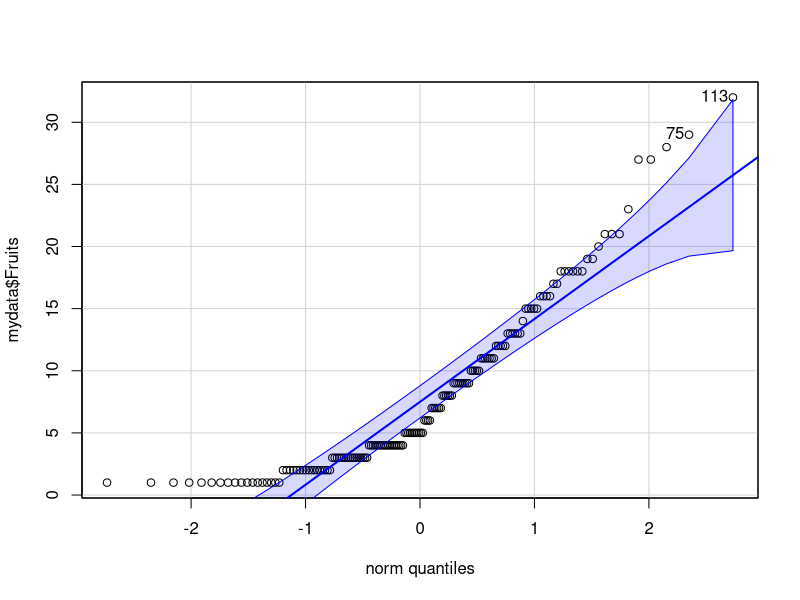
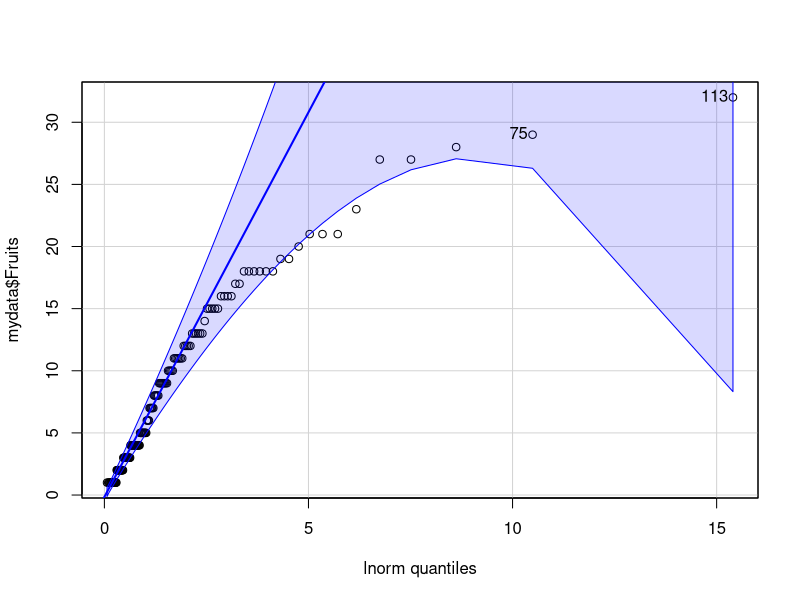
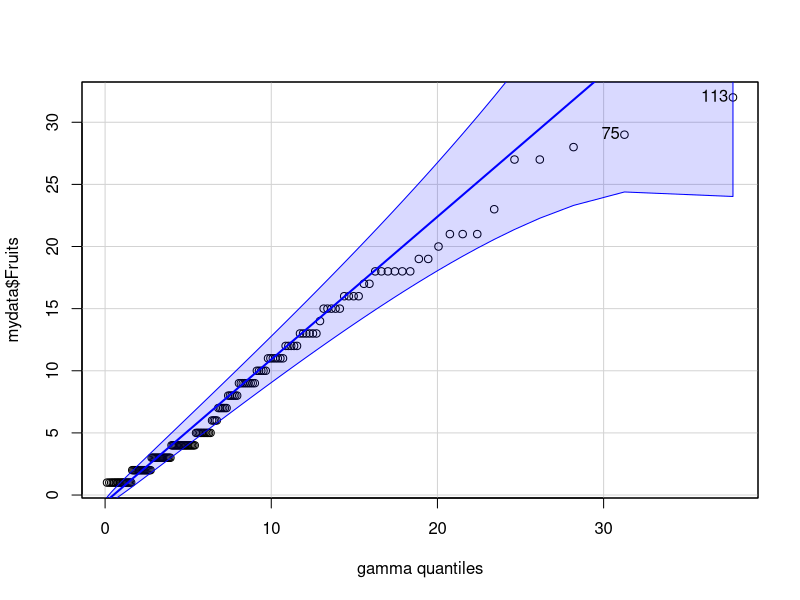
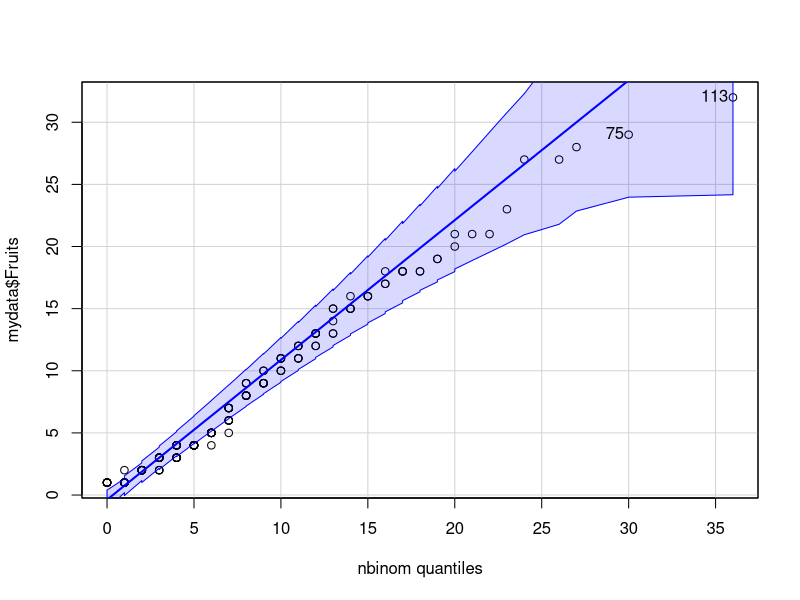
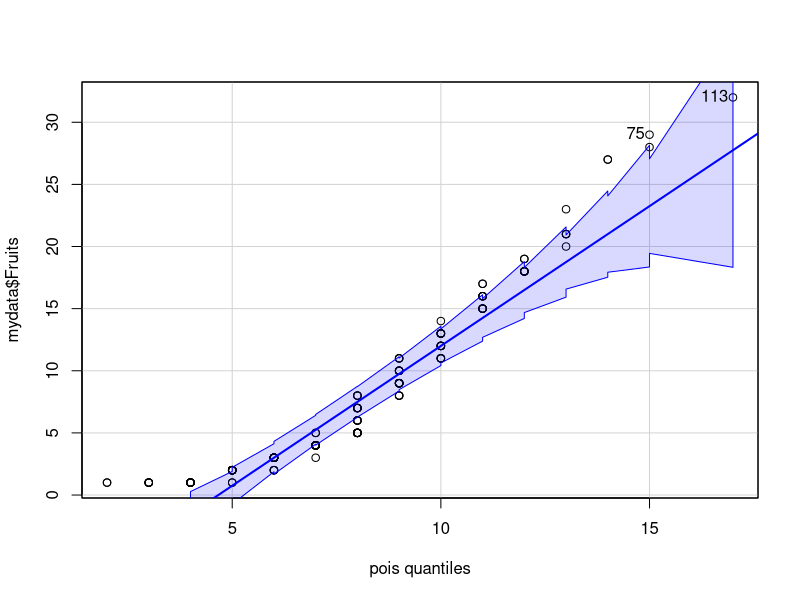
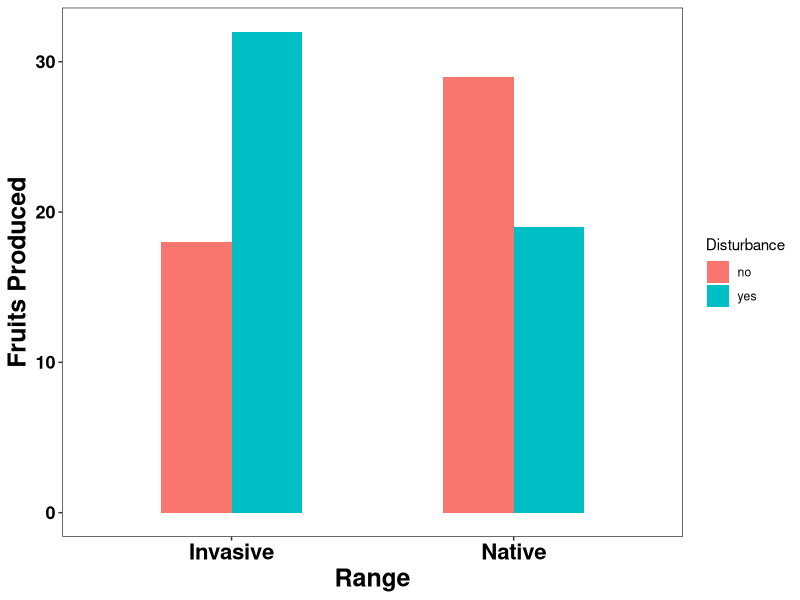
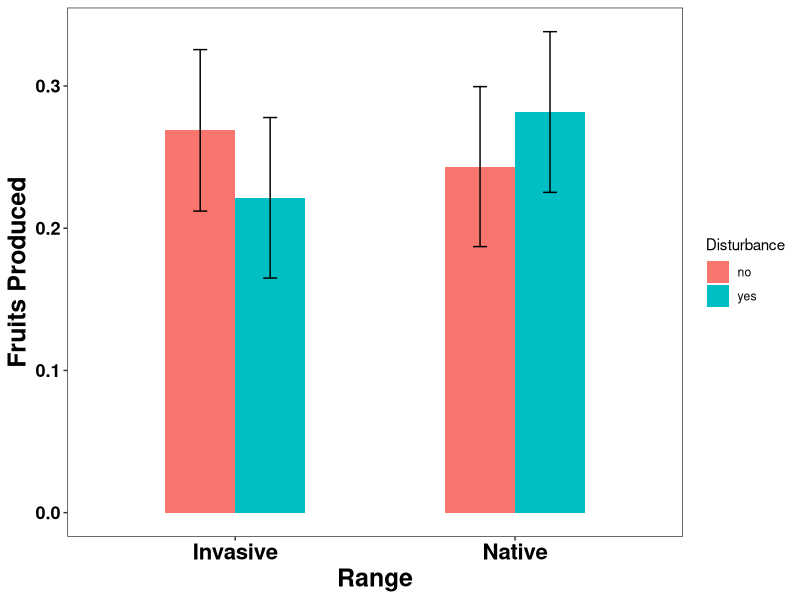
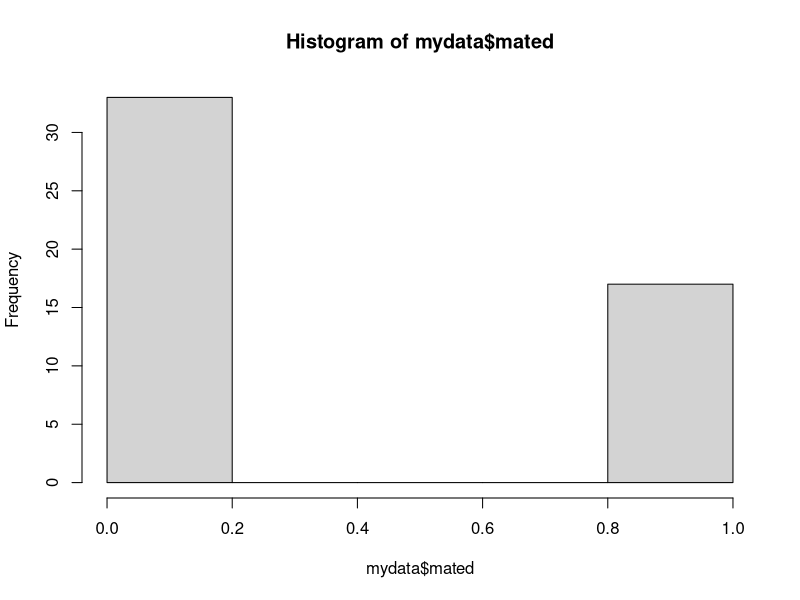

These charts were generated, in order, by the following R code: (Note: this script raises an error after producing the figures.)
# Problem Set 6

##################
# Question 1
##################
# Power Analysis

library(pwr)
# a)
pwr.t.test(d = 1/1.5, sig.level = 0.05, power = 0.8, type = "two.sample")
# b)
pwr.t.test(d = 3/1.5, sig.level = 0.05, power = 0.8, type = "two.sample")
# c)
pwr.t.test(d = 3/1.5, sig.level = 0.01, power = 0.8, type = "two.sample")
# d)
pwr.t.test(n = 10, sig.level = 0.05, power = 0.8, type = "two.sample")
# ES (d) = detectable difference / sd
0.909158 * 1.5
1.324947 * 1.5


##################
# Question 2
##################
# Generalized Linear Model GLM

rm(list = ls())

library(tidyverse)

mydata<-read_csv("Data/PS6/Medicago.csv")

#Step 1: Determine the best error distribution
library(car)
library(MASS)

#First, try a normal distribution
qqp(mydata$Fruits, "norm") 
# not normal

# try a lognormal distribution
qqp(mydata$Fruits, "lnorm") # still not great, but better

gamma<-fitdistr(mydata$Fruits, "gamma")
qqp(mydata$Fruits, "gamma", shape = gamma$estimate[[1]], rate=gamma$estimate[[2]])
# that looks good!

#Try negative binomial
nbinom <- fitdistr(mydata$Fruits, "Negative Binomial")
qqp(mydata$Fruits, "nbinom", size = nbinom$estimate[[1]], mu = nbinom$estimate[[2]])
# maybe better than gamma?

#Try poisson
poisson <- fitdistr(mydata$Fruits, "Poisson")
qqp(mydata$Fruits, "pois", lambda=poisson$estimate)
# nope

# We'll go with gamma

library(lme4)
#Step2: fit a model with our chosen error distribution
# to fit a gamma distribution
model<-glmer(Fruits~Disturbance*Range + (1|Range:Genotype), family=Gamma(link="inverse"), data=mydata)

#Now to get results from the gamma model
Anova(model, type="III") #This does Likelihood Ratio Tests on each fixed factor
# get a chi-squared value and p-value testing the significance of each effect

#to test random effect, create model without the random effect
model2<-glm(Fruits~Disturbance*Range, family=Gamma(link="inverse"), data=mydata)
anova(model, model2) #result is significance of the random effect
# report chisquared, p, and df

#Result is that model is a significantly better fit, which means that Genotype was important
#in determining the number of Fruits

library(emmeans)
graphdata<-as.data.frame(emmeans(model,~Range*Disturbance))
graphdata

# if we wanted to plot
ggplot(data=mydata, aes(x=Range, y=Fruits, fill=Disturbance)) +
  theme_bw()+
  theme(axis.text.x=element_text(face="bold", color="black", size=16), axis.text.y=element_text(face="bold", color="black", size=13), axis.title.x = element_text(color="black", size=18, face="bold"), axis.title.y = element_text(color="black", size=18, face="bold"),panel.grid.major=element_blank(), panel.grid.minor=element_blank()) +
  geom_bar(aes(fill=Disturbance), width=0.5, stat="identity", position = "dodge") +
  labs(y="Fruits Produced")

ggplot(data=graphdata, aes(x=Range, y=emmean, fill=Disturbance)) +
  theme_bw()+
  theme(axis.text.x=element_text(face="bold", color="black", size=16), axis.text.y=element_text(face="bold", color="black", size=13), axis.title.x = element_text(color="black", size=18, face="bold"), axis.title.y = element_text(color="black", size=18, face="bold"),panel.grid.major=element_blank(), panel.grid.minor=element_blank()) +
  geom_bar(aes(fill=Disturbance), width=0.5, stat="identity", position = "dodge") +
  labs(y="Fruits Produced") +
  geom_errorbar(aes(ymax=emmean +SE, ymin=emmean - SE), stat="identity", position=position_dodge(width=0.5), width=0.1)


##################
# Question 3
##################
# Logistic Regression GLM

rm(list = ls())

library(tidyverse)
mydata<-read_csv("Data/PS6/surfperch_mating.csv")

mydata<-mydata%>%
  rename(malesize="male size")

hist(mydata$mated)
#Notice that the data is binomially distributed. There are only two possible outcomes
#(mated or did not mote). So we can fit a binomial error distribution to our data

library(lme4)
library(car)
model <- glm(mated ~ malesize, family = "binomial"(link="logit"), data=mydata)
Anova(model,type="III")

#We'd also like to get a pseudo R^2 value that tells us how much of the variance
#in mating probility is explained by the male size

library(pscl)
pR2(model) #gives pseudo R^2
#The last three columsn are all different types of pseudo-R^2s.
#I usually use McFadden's rho-square


#To plot the data
#Simple plot
plot(mydata$malesize,mydata$mated,xlab="Male Size",ylab="Probability of Mating")
curve(predict(model,data.frame(malesize=x),type="resp"),add=TRUE) # draws a curve based on prediction from logistic regression model

#Here's some code for making a nicer plot with ggplot
predicted.data<-as.data.frame(predict(model, type="response", se=TRUE))

library(ggplot2)
ggplot(mydata, aes(x=mydata$malesize, y=mydata$mated)) +
  theme_bw() +
  theme(legend.title=element_text(colour="black", size=14), axis.text.x=element_text(face="bold", color="black", size=16), axis.text.y=element_text(face="bold", color="black", size=13), axis.title.x = element_text(color="black", size=18, face="bold"), axis.title.y = element_text(color="black", size=18, face="bold"),panel.grid.major=element_blank(), panel.grid.minor=element_blank()) +
  geom_point() +
  geom_smooth(data = predicted.data, aes(y=fit)) +
  labs(x="Male Size", y="Probability of Mating") + 
  ggsave("Output/PS6_2.png")




  
